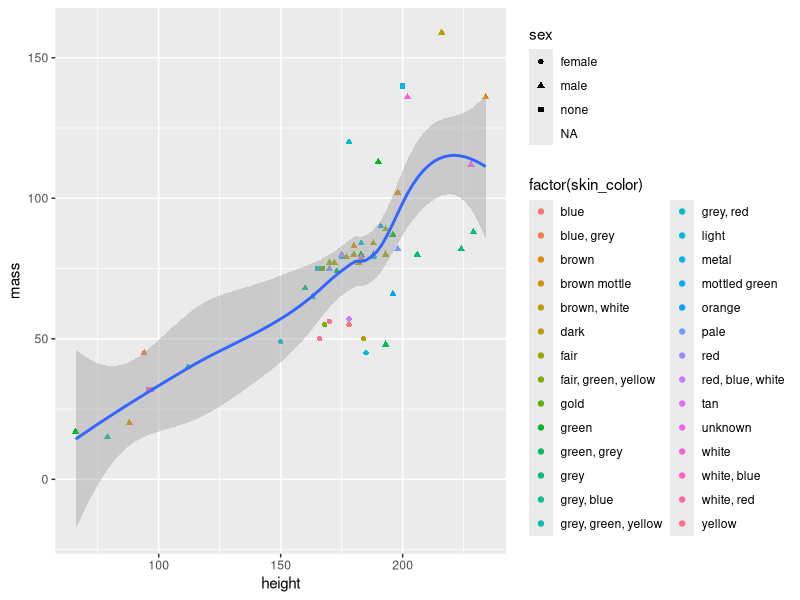
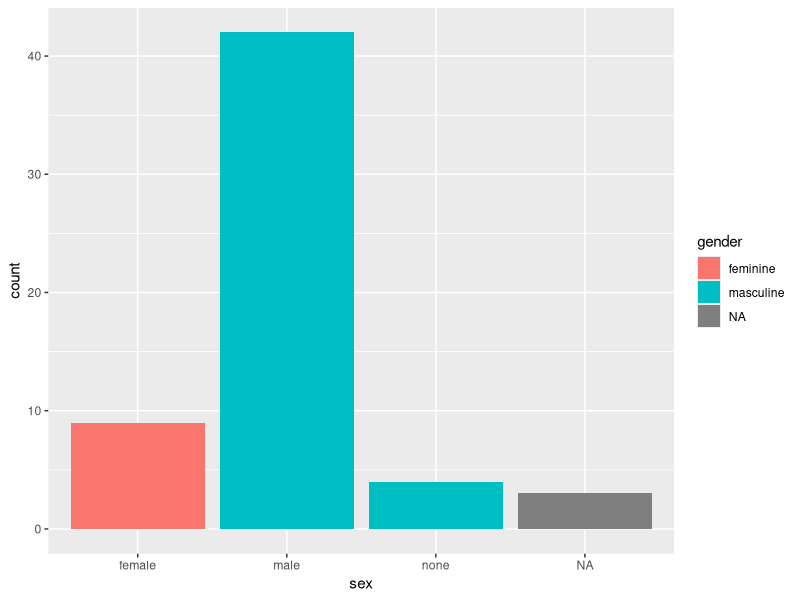

Generate these figures, in order, with R:
## ---- chunk 1
# Question 1

library(tidyverse)
library(lubridate)
library(lme4)
library(car)

sw <- starwars

# My question is can you predict height based on sex and mass, with skin color as a random effect. I hypothesize that height will be a strong predictor of both sex and mass.
cleanstar <- starwars |>
  filter(mass<1000)

star_gamma <- lmer(
  height ~  sex * mass + (1 | skin_color),
  data = cleanstar)
anovagamma <- Anova(star_gamma)
anovagamma
# This analysis included a non-Gaussian mixed model with random effects

starplot1 <- ggplot(data = cleanstar) +
  aes(x = height, y = mass) +
  geom_point(mapping = aes(
    color = factor(skin_color), shape = sex
  )
  ) + geom_smooth()

starplot1

# I wanted to see if height was a good predictor of sex and mass using skin color as a random factor in the star wars dataset. I used a gamma distribution because I expected the data to be skewed with most characters having a similar height. My results indicate that height is a good predictor of mass but not as good a predictor of sex (although still significant). However, the relationship between sex and mass together is not very strong as a response of height.
## ---- chunk 2
# Question 2

# I wanted to see how many of each sex there are and how those sexes line up with gender. I hypothesize that there will be more males in the dataset and males will generally be masculine and females will generally be feminine.

cleanstar <- cleanstar |>
  mutate(gender_tf = gender == "masculine")

sw_cat_cat <- glm(data = cleanstar, gender_tf~sex,
family = binomial(link="logit"))
summary(sw_cat_cat)

starplot2 <- ggplot(data = cleanstar) +
  aes(x = sex, fill = gender) +
  geom_bar(mapping = aes(
  )
  )
starplot2

# I used the starwars dataset. Both variables are categorical so I used grouped proportions. From this, my hypothesize was validated. Male characters were always masculine and female characters were feminine. Interestingly, characters with no sex were also always masculine.
